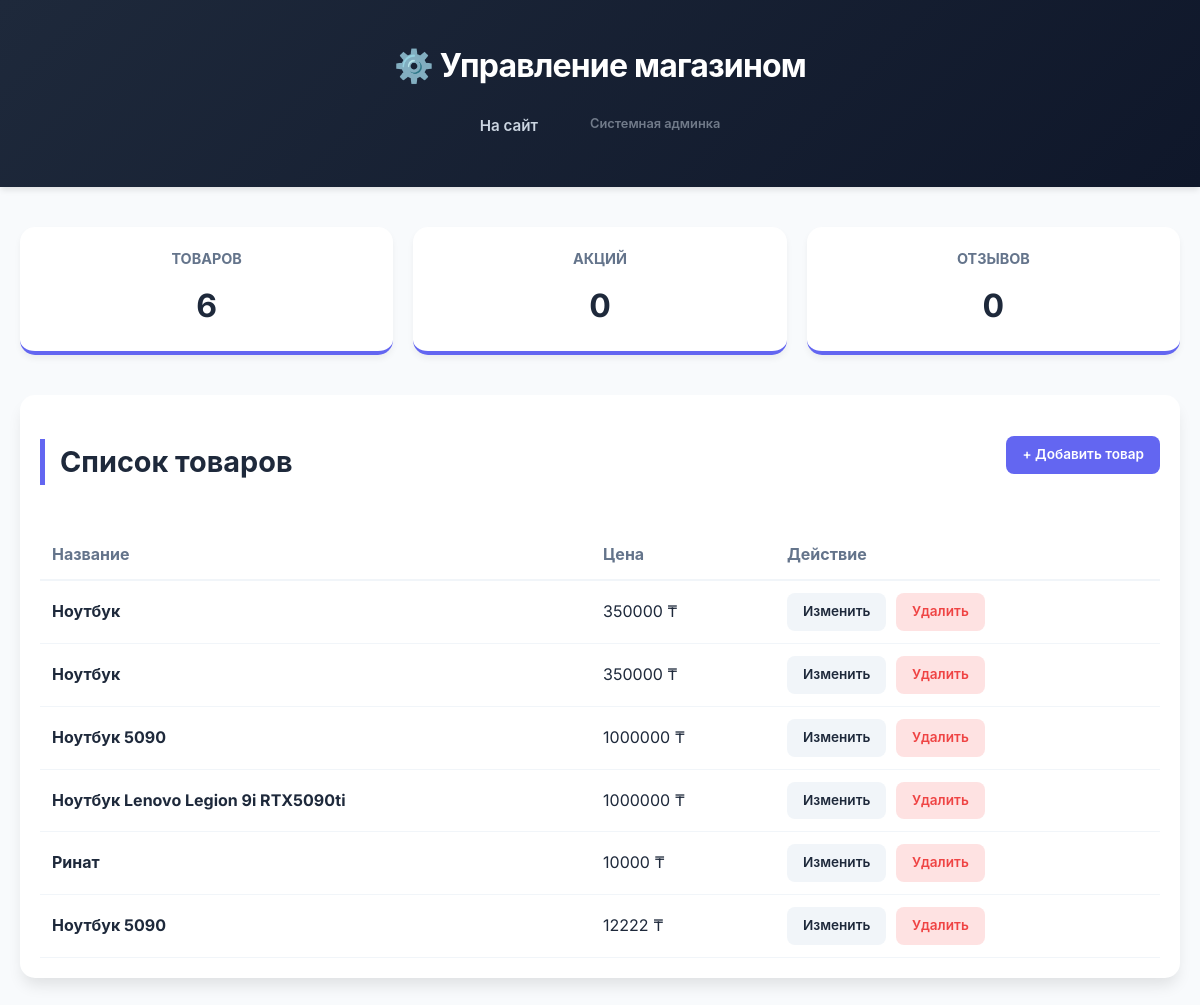
/dashboard/, run on the app's committed database.
### store/models.py (models this page shows, shortened)
class Product(models.Model):
    name = models.CharField(max_length=100)
    price = models.IntegerField()

### store/views.py (the view)
# urls.py: path('dashboard/', views.admin_dashboard, name='dashboard'),
def admin_dashboard(request):
    products = Product.objects.all()
    promos = Promotion.objects.all()
    reviews = Review.objects.all()
    context = {
        'products': products,
        'promos': promos,
        'reviews': reviews,
    }
    return render(request, 'store/dashboard.html', context)

### store/templates/store/dashboard.html (shortened to what this page needs)
{% load static %}
<!DOCTYPE html>
<html lang="ru">
<head>
    <link rel="stylesheet" href="{% static 'style.css' %}">
</head>
<body>
<header>
    <h1>⚙️ Управление магазином</h1>
    <nav>
        <a href="{% url 'index' %}">На сайт</a>
        <a href="/admin/" style="opacity: 0.5; font-size: 0.8rem;">Системная админка</a>
    </nav>
</header>
<div class="admin-container">
    <div class="stats">
        <div class="stat-card"><h3>Товаров</h3><p>{{ products|length }}</p></div>
        <div class="stat-card"><h3>Акций</h3><p>{{ promos|length }}</p></div>
        <div class="stat-card"><h3>Отзывов</h3><p>{{ reviews|length }}</p></div>
    </div>
    <div class="admin-table-wrapper">
        <div style="display: flex; justify-content: space-between; align-items: center;">
            <h2>Список товаров</h2>
            <a href="{% url 'add_product' %}" class="btn btn-add">+ Добавить товар</a>
        </div>
        <table>
            <thead>
                <tr>
                    <th>Название</th>
                    <th>Цена</th>
                    <th>Действие</th>
                </tr>
            </thead>
            <tbody>
                {% for p in products %}
                <tr>
                    <td><strong>{{ p.name }}</strong></td>
                    <td>{{ p.price }} ₸</td>
                    <td>
                        <a href="#" class="btn btn-edit">Изменить</a>
                        <a href="#" class="btn btn-edit btn-delete">Удалить</a>
                    </td>
                </tr>
                {% empty %}
                <tr>
                    <td colspan="3" style="text-align: center; color: #94a3b8;">Товаров пока нет. Добавьте первый!</td>
                </tr>
                {% endfor %}
            </tbody>
        </table>
    </div>
</div>
</body>
</html>

### static/style.css (style rules this page uses)
:root { --primary: #6366f1; --primary-hover: #4f46e5; --bg-body: #f8fafc; --text-main: #1e293b; --text-muted: #64748b; --white: #ffffff; --card-shadow: 0 10px 15px -3px rgba(0, 0, 0, 0.1), 0 4px 6px -2px rgba(0, 0, 0, 0.05); }
* { box-sizing: border-box; font-family: 'Inter', -apple-system, BlinkMacSystemFont, "Segoe UI", Roboto, sans-serif; }
body { margin: 0; background-color: var(--bg-body); color: var(--text-main); line-height: 1.6; }
header { background: linear-gradient(135deg, #1e293b 0%, #0f172a 100%); color: white; padding: 40px 20px; text-align: center; box-shadow: 0 4px 6px -1px rgba(0, 0, 0, 0.1); }
header h1 { margin: 0 0 15px 0; font-size: 2rem; font-weight: 700; letter-spacing: -0.025em; }
nav { display: flex; justify-content: center; gap: 20px; }
nav a { color: #cbd5e1; text-decoration: none; font-weight: 600; font-size: 0.95rem; transition: all 0.3s ease; padding: 8px 16px; border-radius: 8px; }
h2 { font-size: 1.8rem; margin-bottom: 30px; border-left: 5px solid var(--primary); padding-left: 15px; }

### store/templates/store/dashboard.html (style rules this page uses)
.admin-container { max-width: 1200px; margin: 40px auto; padding: 0 20px; font-family: sans-serif; }
.stats { display: grid; grid-template-columns: repeat(3, 1fr); gap: 20px; margin-bottom: 40px; }
.stat-card { background: white; padding: 20px; border-radius: 15px; box-shadow: 0 4px 6px rgba(0,0,0,0.05); text-align: center; border-bottom: 4px solid #6366f1; }
.stat-card h3 { margin: 0; color: #64748b; font-size: 0.9rem; text-transform: uppercase; }
.stat-card p { margin: 10px 0 0; font-size: 2rem; font-weight: bold; color: #1e293b; }
.admin-table-wrapper { background: white; border-radius: 15px; padding: 20px; box-shadow: 0 10px 15px -3px rgba(0,0,0,0.1); margin-bottom: 30px; }
table { width: 100%; border-collapse: collapse; margin-top: 15px; }
th { text-align: left; padding: 12px; border-bottom: 2px solid #f1f5f9; color: #64748b; }
td { padding: 12px; border-bottom: 1px solid #f1f5f9; }
.btn { padding: 8px 16px; border-radius: 8px; text-decoration: none; font-size: 0.85rem; font-weight: 600; display: inline-block; transition: 0.3s; border: none; cursor: pointer; }
.btn-add { background: #6366f1; color: white; margin-bottom: 20px; }
.btn-edit { background: #f1f5f9; color: #1e293b; }
.btn-delete { background: #fee2e2; color: #ef4444; margin-left: 5px; }

### data on the page
Product: name "Ноутбук", price "350000"
Product: name "Ноутбук", price "350000"
Product: name "Ноутбук 5090", price "1000000"
Product: name "Ноутбук Lenovo Legion 9i RTX5090ti", price "1000000"
Product: name "Ринат", price "10000"
Product: name "Ноутбук 5090", price "12222"

### other printed values
{{ products|length }} "6"
{{ promos|length }} "0"
{{ reviews|length }} "0"
